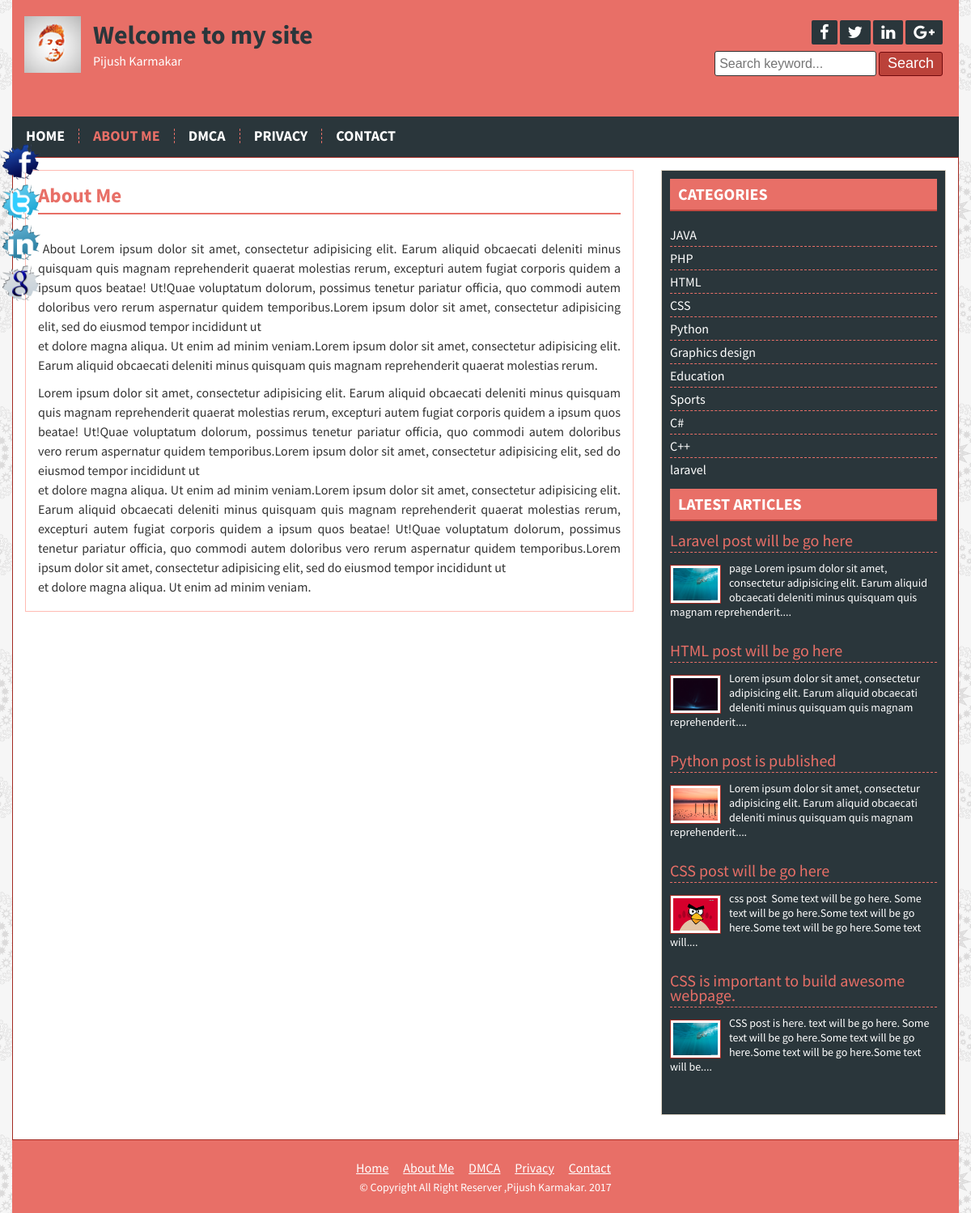
The page /page.php?pageid=4 on the database its author committed.
### tables this page shows
CREATE TABLE `title_slogan` (
  `id` int(11) NOT NULL,
  `title` varchar(255) NOT NULL,
  `slogan` varchar(255) NOT NULL,
  `logo` varchar(255) NOT NULL
);

CREATE TABLE `tbl_social` (
  `id` int(11) NOT NULL,
  `fb` varchar(255) NOT NULL,
  `tw` varchar(255) NOT NULL,
  `ln` varchar(255) NOT NULL,
  `gp` varchar(255) NOT NULL
);

CREATE TABLE `tbl_page` (
  `id` int(11) NOT NULL,
  `name` varchar(255) NOT NULL,
  `body` text NOT NULL
);

CREATE TABLE `tbl_category` (
  `id` int(11) NOT NULL,
  `userid` int(11) NOT NULL,
  `name` varchar(50) NOT NULL
);

CREATE TABLE `tbl_post` (
  `id` int(11) NOT NULL,
  `userid` int(11) NOT NULL,
  `cat` int(11) NOT NULL,
  `title` varchar(255) NOT NULL,
  `body` text NOT NULL,
  `image` varchar(255) NOT NULL,
  `author` varchar(50) NOT NULL,
  `tags` varchar(255) NOT NULL,
  `date` timestamp NOT NULL DEFAULT CURRENT_TIMESTAMP,
  `description` text
);

CREATE TABLE `tbl_copyright` (
  `id` int(11) NOT NULL,
  `note` varchar(255) NOT NULL
);

### lib/Database.php (called while the page is built, shortened)
<?php
Class Database{
	public $host   = DB_HOST;
	public $user   = DB_USER;
	public $pass   = DB_PASS;
	public $dbname = DB_NAME;
	public $link;
	private function connectDB(){
	$this->link = new mysqli($this->host, $this->user, $this->pass, $this->dbname);
 }
	public function select($query){
		$result = $this->link->query($query) or die($this->link->error.__LINE__);
		if($result->num_rows > 0){
			return $result;
		} else {
			return false;
		}
	}
}

### helpers/format.php (called while the page is built, shortened)
<?php
class format{
   public function textShorten($text,$limit=400){
        $text = $text." ";
        $text = substr($text,0,$limit);
        $text = substr($text,0,strrpos($text,' '));
        $text = $text.".... ";
        return $text;
   }
}
 ?>

### page.php (the view)
<?php
  include 'inc/header.php';
?>
<?php
  if(!isset($_GET['pageid']) || $_GET['pageid'] == NULL ){
      header('Location:404.php');
  }
  else{
      $id = $_GET['pageid'];
  }
 ?>
<?php
           $pagequery = "SELECT * FROM tbl_page  WHERE id='$id' ";
           $pagedetails = $db->select($pagequery);
           if($pagedetails){
           while($result = $pagedetails->fetch_assoc() ){
?>
	<div class="contentsection contemplete clear">
		<div class="maincontent clear">
			<div class="about">
				<h2><?php echo $result['name']; ?></h2>
	             <p><?php echo $result['body']; ?></p>
	</div>
		</div>
<?php }  }  else{ header('Location:404.php'); }  ?>
<?php
  include 'inc/sidebar.php';
  include 'inc/footer.php';
?>

### inc/header.php (shortened to what this page needs)
<?php
  include 'lib/Database.php';
  include 'helpers/format.php';
 ?>
 <?php
	  $db =  new Database();
	  $fm = new format();
 ?>
<!DOCTYPE html>
<html>
<head>
<?php include 'scripts/css.php'; ?>
</head>
<body>
	<div class="headersection templete clear">
		<a href="index.php">
			<div class="logo">
	 <?php
           $query = "SELECT * FROM title_slogan WHERE id='1' ";
           $blog_title = $db->select($query);
           if($blog_title){
           while($result = $blog_title->fetch_assoc() ){
     ?>
				<img src="admin/<?php echo $result['logo'] ?>" alt="Logo"/>
				<h2><?php echo $result['title'] ?></h2>
				<p><?php echo $result['slogan'] ?></p>
	<?php } } ?>
			</div>
		</a>
		<div class="social clear">
			<div class="icon clear">
    <?php
           $query = "SELECT * FROM tbl_social WHERE id='1' ";
           $socialmedia = $db->select($query);
           if($socialmedia){
           while($result = $socialmedia->fetch_assoc() ){
     ?>
			<a href="<?php echo $result['fb']; ?>" target="_blank"><i class="fa fa-facebook"></i></a>
			<a href="<?php echo $result['tw']; ?>" target="_blank"><i class="fa fa-twitter"></i></a>
			<a href="<?php echo $result['ln']; ?>" target="_blank"><i class="fa fa-linkedin"></i></a>
			<a href="<?php echo $result['gp']; ?>" target="_blank"><i class="fa fa-google-plus"></i></a>
	<?php } }  ?>
			</div>
			<div class="searchbtn clear">
			<form action="search.php" method="get">
				<input type="text" name="search" placeholder="Search keyword..."/>
				<input type="submit" name="submit" value="Search"/>
			</form>
			</div>
		</div>
	</div>
<div class="navsection templete">
	<ul>
	<?php
    $path = $_SERVER['SCRIPT_FILENAME'];
    $currentPage = basename($path,'.php');
	 ?>
		<li><a
<?php if($currentPage =='index'){ echo 'id="active"'; } ?>
		href="index.php">Home</a></li>
	<?php
           $query = "SELECT * FROM tbl_page ORDER BY id DESC";
           $pages = $db->select($query);
           if($pages){
           while($result = $pages->fetch_assoc() ){
     ?>
     <li><a
<?php
  if(isset($_GET['pageid']) && $_GET['pageid'] == $result['id'] ){
  	 echo ' id="active" ';
  }
 ?>
     href="page.php?pageid=<?php echo $result['id']; ?>"><?php echo $result['name']; ?></a></li>
     <?php } } ?>
		<li><a <?php if($currentPage =='contact'){ echo 'id="active"'; } ?>
		 href="contact.php">Contact</a></li>
	</ul>
</div>

### inc/sidebar.php
<div class="sidebar clear">
	<div class="samesidebar clear">
		<h2>Categories</h2>
			<ul>
	<?php
	      $query = "SELECT * FROM tbl_category";
                $category = $db->select($query);
                if($category){
	              while($result = $category->fetch_assoc() ){
	 ?>
				<li><a href="posts.php?category=<?php echo $result['id']; ?>"><?php echo $result['name']; ?></a></li>
			<?php } } else {  ?>
                        <li>No Category Created !!! </li>
			<?php } ?>
			</ul>
	</div>
	<div class="samesidebar clear">
		<h2>Latest articles</h2>
	<?php
	      $query = "SELECT * FROM tbl_post  ORDER BY id DESC LIMIT 5";
                $post = $db->select($query);
                if($post){
	              while($result = $post->fetch_assoc() ){
	 ?>
			<div class="popular clear">
				<h3><a href="post.php?id=<?php echo $result['id']; ?>"> <?php echo $result['title']; ?> </a></h3>
				<a href="post.php?id=<?php echo $result['id']; ?>"><img src="admin/<?php echo $result['image']; ?>" alt="post image"/></a>
				<?php echo $fm->textShorten($result['body'],140); ?>
			</div>
			<?php }  } else{
                     header('Location:404.php');
            } ?>
	</div>
</div>

### inc/footer.php (shortened to what this page needs)
</div>
<div class="footersection templete clear">
	<div class="footermenu clear">
	    <ul>
<li><a href="index.php">Home</a></li>
<?php
           $query = "SELECT * FROM tbl_page ORDER BY id DESC";
           $pages = $db->select($query);
           if($pages){
           while($result = $pages->fetch_assoc() ){
 ?>
 <li><a href="page.php?pageid=<?php echo $result['id']; ?>"><?php echo $result['name']; ?></a></li>
 <?php } } ?>
 <li><a href="contact.php">Contact</a></li>
	</ul>
</div>
    <?php
           $query = "SELECT * FROM tbl_copyright WHERE id='1' ";
           $copyright = $db->select($query);
           if($copyright){
           while($result = $copyright->fetch_assoc() ){
    ?>
	  <p>&copy; <?php echo $result['note']; ?> <?php echo date('Y'); ?></p>
<?php }  }  ?>
	</div>
	<div class="fixedicon clear">
	 <?php
           $query = "SELECT * FROM tbl_social WHERE id='1' ";
           $socialmedia = $db->select($query);
           if($socialmedia){
           while($result = $socialmedia->fetch_assoc() ){
     ?>
		<a href="<?php echo $result['fb']; ?>" target="_blank"><img src="images/fb.png" alt="Facebook"/></a>
		<a href="<?php echo $result['tw']; ?>" target="_blank"><img src="images/tw.png" alt="Twitter"/></a>
		<a href="<?php echo $result['ln']; ?>" target="_blank"><img src="images/in.png" alt="LinkedIn"/></a>
		<a href="<?php echo $result['gp']; ?>" target="_blank"><img src="images/gl.png" alt="GooglePlus"/></a>
	<?php } }  ?>
	</div>
</body>
</html>

### style.css (style rules this page uses)
* { margin:0;padding:0;outline:0 }
body { font-family: 'Source Sans Pro', sans-serif;font-size:14px;line-height:18px;color:#000;background:url(images/bg.png)repeat fixed 0 0 #fff; }
.templete { width:1170px;margin:0 auto; }
.contemplete { margin: 0 auto; width: 1138px; }
.clear { overflow:hidden; }
input[type="text"], input[type="email"] { border: 1px solid #cfc5b6; border-radius: 3px; margin-bottom: 5px; padding: 5px; width: 300px; }
input[type="submit"] { background: #b7801c none repeat scroll 0 0; border: 1px solid #e6af4b; color: #fff; cursor: pointer; font-size: 20px; padding: 1px 10px; }
.headersection { background: #ca932f none repeat scroll 0 0; color: #fff; }
.logo { float: left; width: 580px; }
.logo img { float: left; margin-right: 15px; padding-bottom: 10px; padding-left:15px; padding-top: 10px; width: 70px; }
.logo h2 { color: #fff; font-size: 32px; margin-bottom: 11px; margin-top: 24px; text-shadow: 2px 2px 0 #666; }
.logo p { color:#fff; }
.social { float: right; margin-right: 20px; margin-top: 12px; text-align: right; width: 360px; }
.icon { float: right; }
.icon a { background: #a56e0a none repeat scroll 0 0; border-radius: 2px; color: #fff; display: block; float: left; font-size: 20px; margin-left: 3px; padding: 5px 10px; }
.searchbtn { float: right; margin-top: 8px; }
.searchbtn input[type="text"] { border: 1px solid #A56E0A; width: 200px; background: #FFE07C; font-size: 16px; height: 31px; }
.searchbtn input[type="submit"] { border: 1px solid #9d6602; border-radius: 3px; font-size: 18px; height: 30px; padding-left: 10px; padding-right: 10px; padding-top: 0; cursor: pointer; }
.navsection { background: none repeat scroll 0 0 #e6af4b; min-height: 38px; }
.navsection ul { margin:0;padding:0;list-style:none; }
.navsection ul li { border-left: 1px solid #fdc662; border-right: 1px solid #c18a26; display: block; float: left; position:relative; }
.navsection ul li:first-child { border-left: 0px solid #fdc662; }
.navsection ul li:last-child { border-right: 0px solid #c18a26; }
.navsection ul li a { color: #fff; display: block; font-size: 20px; font-weight: bold; padding: 10px; text-decoration: none; }
.navsection ul li a:hover, #active { background:#FEF4E5;color:#333; }
.contentsection { background: #ffffff none repeat scroll 0 0; border: 1px solid #ca932f; padding: 15px; }
.maincontent { background: #fef4e5 none repeat scroll 0 0; border: 1px solid #ded4c5; float: left; margin: 0 15px 15px 0; padding: 8px 15px; width:720px; }
.about { font-size: 16px; line-height: 24px; text-align: justify; }
.about p { font-size: 16px; line-height: 24px; margin-bottom: 10px; text-align: justify; }
.samepost h2, .about h2 { border-bottom: 2px solid #e0d6c7; color: #ac7511; font-size: 25px; margin-bottom: 4px; padding: 10px 10px 10px 0; }
.sidebar { background: #fef4e5 none repeat scroll 0 0; border: 1px solid #ded4c5; float: right; margin-bottom: 15px; margin-top: 0; padding: 10px; width:330px; }
.samesidebar { margin-bottom: 10px; }
.samesidebar h2 { background: #e6af4b none repeat scroll 0 0; border-bottom: 2px solid #b7801c; color: #333; margin-bottom: 8px; padding: 10px; }
.samesidebar ul { padding:0;margin:0;list-style:none; }
.samesidebar ul li { border-bottom: 1px dashed #e9c05c; font-size: 16px; padding: 5px 8px 5px 0; }
.samesidebar ul li:last-child { border-bottom: 0px dashed #e9c05c; }
.samesidebar ul li a { color: #814a00; text-decoration: none; }
.samesidebar p { margin-bottom: 10px; }
.popular { margin-bottom: 20px; }
.popular h3 { border-bottom: 1px dashed #b7801c; font-size: 20px; font-weight: normal; margin-bottom: 10px; padding-bottom: 5px; }
.popular h3 a { text-decoration:none;color:#444 }
.popular img { background: #fff none repeat scroll 0 0; border: 1px solid #f6bf5b; float: left; height: 40px; margin-right: 10px; margin-top: 5px; padding: 3px; width: 55px; }
.footersection { height:90px;background:#B7801C;text-align:center }
.footermenu { margin-top: 25px; margin-bottom: 5px; }
.footermenu ul { padding:0;margin:0;list-style:none;text-align:center; }
.footermenu ul li { display:inline-block; }
.footermenu ul li a { color: #E6AF4B; font-size: 18px; margin-right: 5px; }
.fixedicon { left: 0; position: fixed; top: 175px; width: 60px; }
.fixedicon img { width: 50px; }

### rows shown on the page
title_slogan: logo (picture), title "Welcome to my site", slogan "Pijush Karmakar"
tbl_page: name "ABOUT ME", name "About Me", body "About Lorem ipsum dolor sit amet, consectetur adipisicing elit. Earum aliquid obcaecati deleniti minus quisquam quis magnam reprehenderit quaerat molestias rerum, excepturi autem fugiat corporis quidem a ipsum quos beatae! Ut!Quae voluptatum dolorum, possimus tenetur pariatur officia, quo commodi autem doloribus vero rerum aspernatur quidem temporibus.Lorem ipsum dolor sit amet, consectetur adipisicing elit, sed do eiusmod tempor incididunt ut et dolore magna aliqua. Ut enim ad minim veniam.Lorem ipsum dolor sit amet, consectetur adipisicing elit. Earum aliquid obcaecati deleniti minus quisquam quis magnam reprehenderit quaerat molestias rerum. Lorem ipsum dolor sit amet, consectetur…"
tbl_page: name "DMCA"
tbl_page: name "PRIVACY", name "Privacy"
tbl_category: name "JAVA"
tbl_category: name "PHP"
tbl_category: name "HTML"
tbl_category: name "CSS"
tbl_category: name "Python"
tbl_category: name "Graphics design"
tbl_category: name "Education"
tbl_category: name "Sports"
tbl_category: name "C#"
tbl_category: name "C++"
tbl_category: name "laravel"
tbl_post: title "Laravel post will be go here", image (picture), body "page Lorem ipsum dolor sit amet, consectetur adipisicing elit. Earum aliquid obcaecati deleniti minus quisquam quis magnam reprehenderit...."
tbl_post: title "HTML post will be go here", image (picture), body "Lorem ipsum dolor sit amet, consectetur adipisicing elit. Earum aliquid obcaecati deleniti minus quisquam quis magnam reprehenderit...."
tbl_post: title "Python post is published", image (picture), body "Lorem ipsum dolor sit amet, consectetur adipisicing elit. Earum aliquid obcaecati deleniti minus quisquam quis magnam reprehenderit...."
tbl_post: title "CSS post will be go here", image (picture), body "css post Some text will be go here. Some text will be go here.Some text will be go here.Some text will be go here.Some text will...."
tbl_post: title "CSS is important to build awesome webpage.", image (picture), body "CSS post is here. text will be go here. Some text will be go here.Some text will be go here.Some text will be go here.Some text will be...."
tbl_copyright: note "Copyright All Right Reserver ,Pijush Karmakar."
